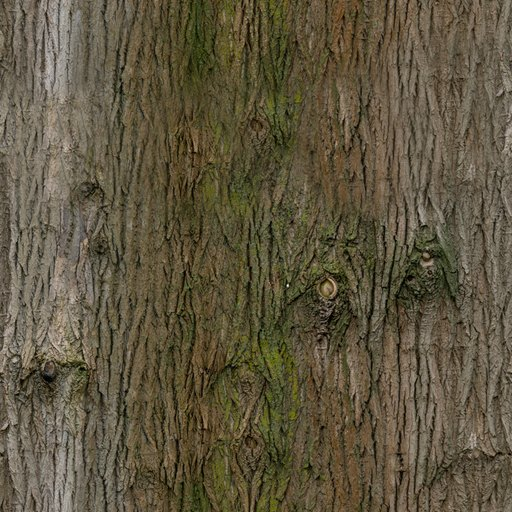
#> input picture assets/tex/bark_brown_02_diff.jpg, 512 x 512 px, given in place of asphalt_01_diff.jpg, which was not available
$ python pack_textures.py
#> lines starting #> are read from the running program, lines starting #| are printed output that depends on the picture
# Pack Poly Haven PBR sets (CC0) into vertically stacked JPEG strips, one per map type,
# loaded at runtime into WebGL2 texture arrays.
import sys, os, json
from PIL import Image, ImageOps, ImageEnhance, ImageStat
SRC = '/home/claude/assets_raw/ph/1k'
OUT = '/home/claude/nh48/assets/tex'
GROUND = ['asphalt_01', 'asphalt_02', 'interlocking_concrete_pavers', 'concrete_pavers_02', 'park_dirt',
          'leafy_grass', 'grass_path_2', 'dirty_concrete', 'forest_ground_04', 'road_damaged', 'castle_wall_varriation']
WALL = ['plastered_wall', 'white_stucco', 'beige_wall_002', 'concrete_wall_008', 'worn_plaster_wall', 'damaged_plaster',
        'exterior_wall_cladding', 'rectangular_facade_tiles', 'brick_wall_001', 'castle_wall_varriation',
        'large_sandstone_blocks_01', 'painted_metal_shutter', 'rusty_metal_shutter', 'corrugated_iron', 'bitumen',
        'clay_roof_tiles', 'dark_wooden_planks', 'concrete_floor_worn_001']
# layers whose colour comes from the building's paint: neutralise them to a light grey with the texture's detail
TINTABLE = {'plastered_wall', 'white_stucco', 'beige_wall_002', 'worn_plaster_wall', 'damaged_plaster', 'concrete_wall_008',
            'exterior_wall_cladding', 'painted_metal_shutter'}

def neutral(img):
    g = ImageOps.grayscale(img)
    mean = ImageStat.Stat(g).mean[0]
    g = ImageEnhance.Brightness(g).enhance(200.0 / max(1, mean))   # mean ~ 0.78
    g = ImageEnhance.Contrast(g).enhance(1.15)
    return g.convert('RGB')

def strip(names, kind, size, q, tint=False):
#> called with kind = 'diff', size = 1024, q = 86, tint = False
    img = Image.new('RGB', (size, size * len(names)))
#> img: PIL image 1024x11264 RGB; every value is 0
    for i, n in enumerate(names):
        t = Image.open(f'{SRC}/{n}_{kind}.jpg').convert('RGB').resize((size, size), Image.LANCZOS)
        if tint and n in TINTABLE:
            t = neutral(t)
        img.paste(t, (0, i * size))
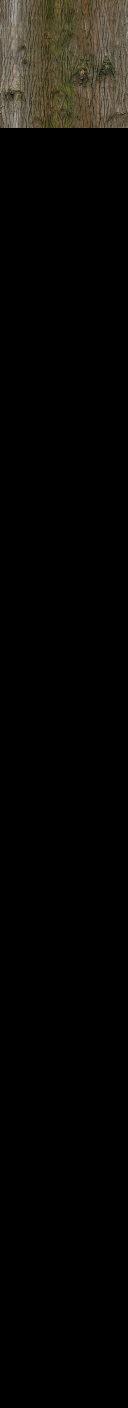
#> img: PIL image 1024x11264 RGB (shown at 1/8 size); mean R, G, B 8.6, 7.8, 5.8
    return img

for name, names, sa in (('ground', GROUND, 1024), ('wall', WALL, 512)):
#> (the run stopped early here; a loop or call above may not have finished)

$ run again, on assets/tex/ground_alb.jpg
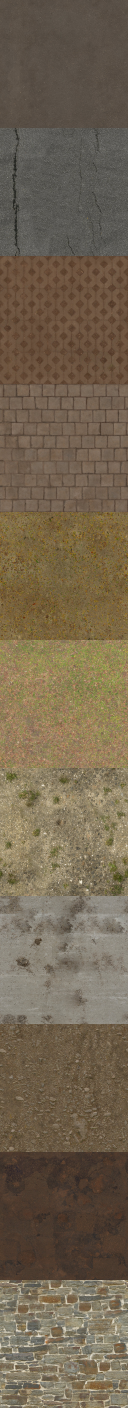
#> input picture assets/tex/ground_alb.jpg, 1024 x 11264 px, given in place of asphalt_01_diff.jpg, which was not available (shown at 1/8 size)
#> in strip, `t = Image.open(f'{SRC}/{n}_{kind}.jpg').convert('RGB').resize((size, s..`:
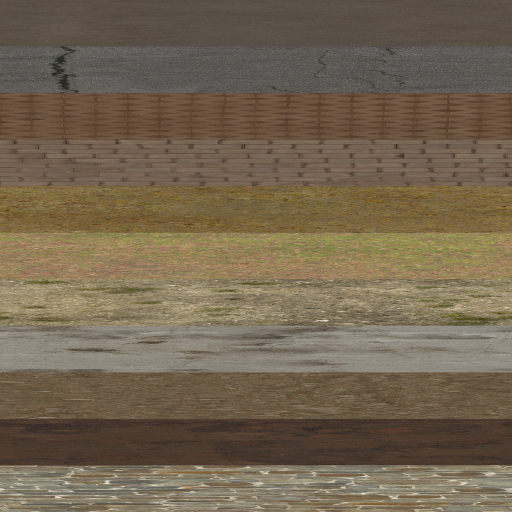
#> t: PIL image 1024x1024 RGB (shown at 1/2 size); mean R, G, B 115, 100.9, 80.2
#> in strip, `img.paste(t, (0, i * size))`:
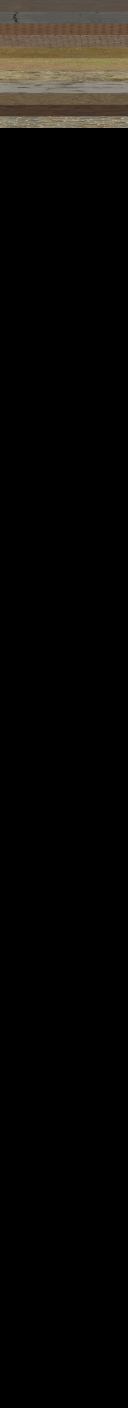
#> img: PIL image 1024x11264 RGB (shown at 1/8 size); mean R, G, B 10.5, 9.2, 7.3
